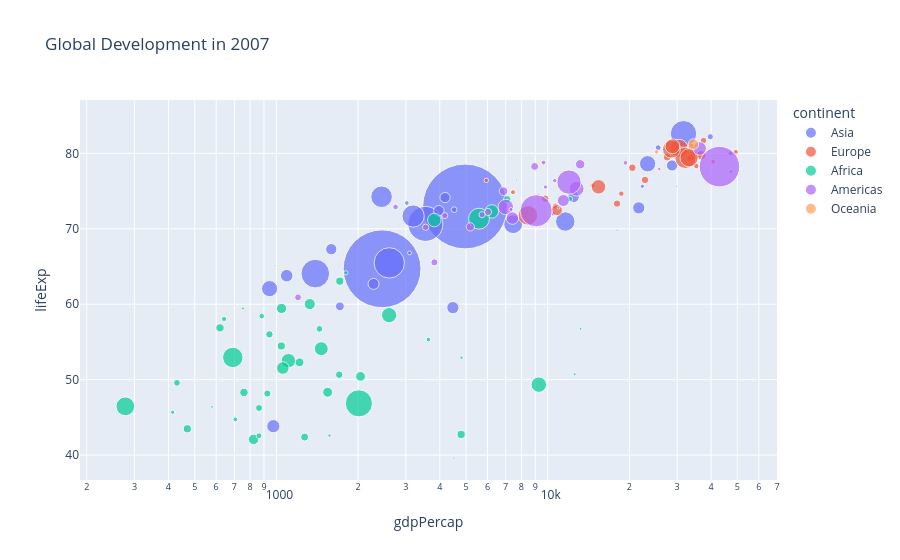
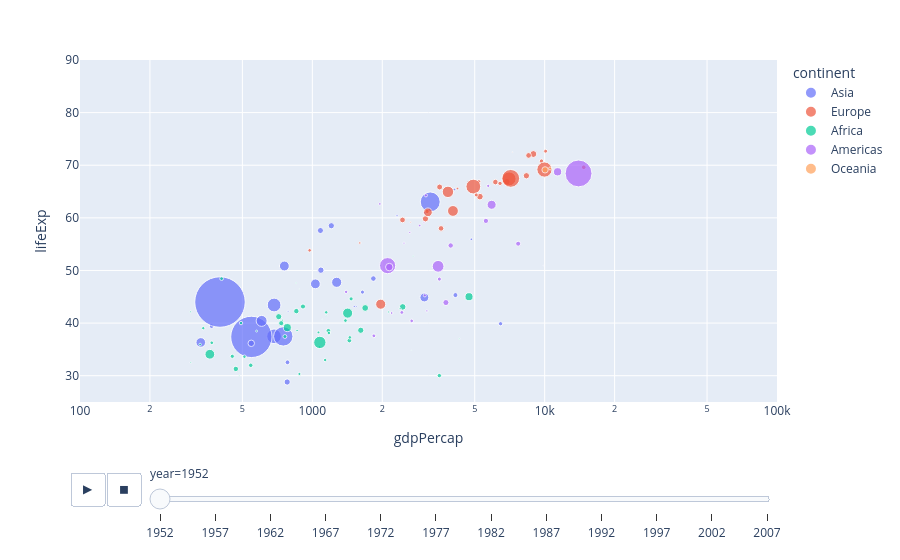

These figures' notebook cell, in order:
### Markdown cell above
---

# 📘 Module 1: Plotly Express & Multi-Dimensional Scatter

## 🧠 1. Theory & Fun Fact
**Plotly Express (px)** is a high-level API that lets you create complex, interactive plots with a single line of code. 
💡 **Fun Fact:** Unlike Matplotlib, Plotly plots are rendered as HTML/JavaScript. You can zoom, pan, hover, and toggle legends natively in the browser!

## 💡 2. Mental Model
Think of Plotly Express as a **Swiss Army Knife**. You pass your DataFrame, and map columns to visual aesthetics (`x`, `y`, `color`, `size`, `hover_name`, `animation_frame`).

## 📊 3. Visual Diagram
```text
Standard Scatter:      Multi-Dimensional Scatter:
Y (Life Exp)           Y (Life Exp)
|  *                     |  🔴 (Large, Asia)
| *                      |  🔵 (Small, Europe)
+------- X (GDP)         +------- X (GDP)
                         Size = Population
                         Color = Continent
```

## 💻 4. Code Example: The Ultimate Scatter & Animation

### Code cell
# 1. Multi-Dimensional Scatter (Year 2007)
fig = px.scatter(
    df_gapminder.query("year == 2007"), 
    x="gdpPercap", y="lifeExp", 
    size="pop", color="continent", 
    hover_name="country", 
    log_x=True, size_max=60,
    title="Global Development in 2007"
)
fig.show()

# 2. Animation (Time Travel!)
fig_anim = px.scatter(
    df_gapminder, 
    x="gdpPercap", y="lifeExp", 
    animation_frame="year", animation_group="country",
    size="pop", color="continent", 
    hover_name="country", 
    log_x=True, size_max=55, 
    range_x=[100, 100000], range_y=[25, 90]
)
fig_anim.show()

### Figure 1 — Plotly figure (JSON) as saved in the notebook; plotly's stock layout.template omitted (floating-point values rounded to 4 significant figures)
{"data": [{"hovertemplate": "<b>%{hovertext}</b><br><br>continent=Asia<br>gdpPercap=%{x}<br>lifeExp=%{y}<br>pop=%{marker.size}<extra></extra>", "hovertext": ["Afghanistan", "Bahrain", "Bangladesh", "Cambodia", "China", "Hong Kong, China", "India", "Indonesia", "Iran", "Iraq", "Israel", "Japan", "Jordan", "Korea, Dem. Rep.", "Korea, Rep.", "Kuwait", "Lebanon", "Malaysia", "Mongolia", "Myanmar", "Nepal", "Oman", "Pakistan", "Philippines", "Saudi Arabia", "Singapore", "Sri Lanka", "Syria", "Taiwan", "Thailand", "Vietnam", "West Bank and Gaza", "Yemen, Rep."], "legendgroup": "Asia", "marker": {"color": "#636efa", "size": [31889923, 708573, 150448339, 14131858, 1318683096, 6980412, 1110396331, 223547000, 69453570, 27499638, 6426679, 127467972, 6053193, 23301725, 49044790, 2505559, 3921278, 24821286, 2874127, 47761980, 28901790, 3204897, 169270617, 91077287, 27601038, 4553009, 20378239, 19314747, 23174294, 65068149, 85262356, 4018332, 22211743], "sizemode": "area", "sizeref": 366300.0, "symbol": "circle"}, "mode": "markers", "name": "Asia", "orientation": "v", "showlegend": true, "type": "scatter", "x": [974.6, 29800.0, 1391.0, 1714.0, 4959.0, 39720.0, 2452.0, 3541.0, 11610.0, 4471.0, 25520.0, 31660.0, 4519.0, 1593.0, 23350.0, 47310.0, 10460.0, 12450.0, 3096.0, 944.0, 1091.0, 22320.0, 2606.0, 3190.0, 21650.0, 47140.0, 3970.0, 4185.0, 28720.0, 7458.0, 2442.0, 3025.0, 2281.0], "xaxis": "x", "y": [43.83, 75.64, 64.06, 59.72, 72.96, 82.21, 64.7, 70.65, 70.96, 59.55, 80.75, 82.6, 72.53, 67.3, 78.62, 77.59, 71.99, 74.24, 66.8, 62.07, 63.78, 75.64, 65.48, 71.69, 72.78, 79.97, 72.4, 74.14, 78.4, 70.62, 74.25, 73.42, 62.7], "yaxis": "y"}, {"hovertemplate": "<b>%{hovertext}</b><br><br>continent=Europe<br>gdpPercap=%{x}<br>lifeExp=%{y}<br>pop=%{marker.size}<extra></extra>", "hovertext": ["Albania", "Austria", "Belgium", "Bosnia and Herzegovina", "Bulgaria", "Croatia", "Czech Republic", "Denmark", "Finland", "France", "Germany", "Greece", "Hungary", "Iceland", "Ireland", "Italy", "Montenegro", "Netherlands", "Norway", "Poland", "Portugal", "Romania", "Serbia", "Slovak Republic", "Slovenia", "Spain", "Sweden", "Switzerland", "Turkey", "United Kingdom"], "legendgroup": "Europe", "marker": {"color": "#EF553B", "size": [3600523, 8199783, 10392226, 4552198, 7322858, 4493312, 10228744, 5468120, 5238460, 61083916, 82400996, 10706290, 9956108, 301931, 4109086, 58147733, 684736, 16570613, 4627926, 38518241, 10642836, 22276056, 10150265, 5447502, 2009245, 40448191, 9031088, 7554661, 71158647, 60776238], "sizemode": "area", "sizeref": 366300.0, "symbol": "circle"}, "mode": "markers", "name": "Europe", "orientation": "v", "showlegend": true, "type": "scatter", "x": [5937.0, 36130.0, 33690.0, 7446.0, 10680.0, 14620.0, 22830.0, 35280.0, 33210.0, 30470.0, 32170.0, 27540.0, 18010.0, 36180.0, 40680.0, 28570.0, 9254.0, 36800.0, 49360.0, 15390.0, 20510.0, 10810.0, 9787.0, 18680.0, 25770.0, 28820.0, 33860.0, 37510.0, 8458.0, 33200.0], "xaxis": "x", "y": [76.42, 79.83, 79.44, 74.85, 73.0, 75.75, 76.49, 78.33, 79.31, 80.66, 79.41, 79.48, 73.34, 81.76, 78.89, 80.55, 74.54, 79.76, 80.2, 75.56, 78.1, 72.48, 74.0, 74.66, 77.93, 80.94, 80.88, 81.7, 71.78, 79.42], "yaxis": "y"}, {"hovertemplate": "<b>%{hovertext}</b><br><br>continent=Africa<br>gdpPercap=%{x}<br>lifeExp=%{y}<br>pop=%{marker.size}<extra></extra>", "hovertext": ["Algeria", "Angola", "Benin", "Botswana", "Burkina Faso", "Burundi", "Cameroon", "Central African Republic", "Chad", "Comoros", "Congo, Dem. Rep.", "Congo, Rep.", "Cote d'Ivoire", "Djibouti", "Egypt", "Equatorial Guinea", "Eritrea", "Ethiopia", "Gabon", "Gambia", "Ghana", "Guinea", "Guinea-Bissau", "Kenya", "Lesotho", "Liberia", "Libya", "Madagascar", "Malawi", "Mali", "Mauritania", "Mauritius", "Morocco", "Mozambique", "Namibia", "Niger", "Nigeria", "Reunion", "Rwanda", "Sao Tome and Principe", "Senegal", "Sierra Leone", "Somalia", "South Africa", "Sudan", "Swaziland", "Tanzania", "Togo", "Tunisia", "Uganda", "Zambia", "Zimbabwe"], "legendgroup": "Africa", "marker": {"color": "#00cc96", "size": [33333216, 12420476, 8078314, 1639131, 14326203, 8390505, 17696293, 4369038, 10238807, 710960, 64606759, 3800610, 18013409, 496374, 80264543, 551201, 4906585, 76511887, 1454867, 1688359, 22873338, 9947814, 1472041, 35610177, 2012649, 3193942, 6036914, 19167654, 13327079, 12031795, 3270065, 1250882, 33757175, 19951656, 2055080, 12894865, 135031164, 798094, 8860588, 199579, 12267493, 6144562, 9118773, 43997828, 42292929, 1133066, 38139640, 5701579, 10276158, 29170398, 11746035, 12311143], "sizemode": "area", "sizeref": 366300.0, "symbol": "circle"}, "mode": "markers", "name": "Africa", "orientation": "v", "showlegend": true, "type": "scatter", "x": [6223.0, 4797.0, 1441.0, 12570.0, 1217.0, 430.1, 2042.0, 706.0, 1704.0, 986.1, 277.6, 3633.0, 1545.0, 2082.0, 5581.0, 12150.0, 641.4, 690.8, 13210.0, 752.7, 1328.0, 942.7, 579.2, 1463.0, 1569.0, 414.5, 12060.0, 1045.0, 759.3, 1043.0, 1803.0, 10960.0, 3820.0, 823.7, 4811.0, 619.7, 2014.0, 7670.0, 863.1, 1598.0, 1712.0, 862.5, 926.1, 9270.0, 2602.0, 4513.0, 1107.0, 883.0, 7093.0, 1056.0, 1271.0, 469.7], "xaxis": "x", "y": [72.3, 42.73, 56.73, 50.73, 52.3, 49.58, 50.43, 44.74, 50.65, 65.15, 46.46, 55.32, 48.33, 54.79, 71.34, 51.58, 58.04, 52.95, 56.73, 59.45, 60.02, 56.01, 46.39, 54.11, 42.59, 45.68, 73.95, 59.44, 48.3, 54.47, 64.16, 72.8, 71.16, 42.08, 52.91, 56.87, 46.86, 76.44, 46.24, 65.53, 63.06, 42.57, 48.16, 49.34, 58.56, 39.61, 52.52, 58.42, 73.92, 51.54, 42.38, 43.49], "yaxis": "y"}, {"hovertemplate": "<b>%{hovertext}</b><br><br>continent=Americas<br>gdpPercap=%{x}<br>lifeExp=%{y}<br>pop=%{marker.size}<extra></extra>", "hovertext": ["Argentina", "Bolivia", "Brazil", "Canada", "Chile", "Colombia", "Costa Rica", "Cuba", "Dominican Republic", "Ecuador", "El Salvador", "Guatemala", "Haiti", "Honduras", "Jamaica", "Mexico", "Nicaragua", "Panama", "Paraguay", "Peru", "Puerto Rico", "Trinidad and Tobago", "United States", "Uruguay", "Venezuela"], "legendgroup": "Americas", "marker": {"color": "#ab63fa", "size": [40301927, 9119152, 190010647, 33390141, 16284741, 44227550, 4133884, 11416987, 9319622, 13755680, 6939688, 12572928, 8502814, 7483763, 2780132, 108700891, 5675356, 3242173, 6667147, 28674757, 3942491, 1056608, 301139947, 3447496, 26084662], "sizemode": "area", "sizeref": 366300.0, "symbol": "circle"}, "mode": "markers", "name": "Americas", "orientation": "v", "showlegend": true, "type": "scatter", "x": [12780.0, 3822.0, 9066.0, 36320.0, 13170.0, 7007.0, 9645.0, 8948.0, 6025.0, 6873.0, 5728.0, 5186.0, 1202.0, 3548.0, 7321.0, 11980.0, 2749.0, 9809.0, 4173.0, 7409.0, 19330.0, 18010.0, 42950.0, 10610.0, 11420.0], "xaxis": "x", "y": [75.32, 65.55, 72.39, 80.65, 78.55, 72.89, 78.78, 78.27, 72.23, 74.99, 71.88, 70.26, 60.92, 70.2, 72.57, 76.19, 72.9, 75.54, 71.75, 71.42, 78.75, 69.82, 78.24, 76.38, 73.75], "yaxis": "y"}, {"hovertemplate": "<b>%{hovertext}</b><br><br>continent=Oceania<br>gdpPercap=%{x}<br>lifeExp=%{y}<br>pop=%{marker.size}<extra></extra>", "hovertext": ["Australia", "New Zealand"], "legendgroup": "Oceania", "marker": {"color": "#FFA15A", "size": [20434176, 4115771], "sizemode": "area", "sizeref": 366300.0, "symbol": "circle"}, "mode": "markers", "name": "Oceania", "orientation": "v", "showlegend": true, "type": "scatter", "x": [34440.0, 25190.0], "xaxis": "x", "y": [81.23, 80.2], "yaxis": "y"}], "layout": {"legend": {"itemsizing": "constant", "title": {"text": "continent"}, "tracegroupgap": 0}, "title": {"text": "Global Development in 2007"}, "xaxis": {"anchor": "y", "domain": [0, 1], "title": {"text": "gdpPercap"}, "type": "log"}, "yaxis": {"anchor": "x", "domain": [0, 1], "title": {"text": "lifeExp"}}}}

### Figure 2 — Plotly figure (JSON) as saved in the notebook; plotly's stock layout.template omitted (floating-point values rounded to 4 significant figures)
{"data": [{"hovertemplate": "<b>%{hovertext}</b><br><br>continent=Asia<br>year=1952<br>gdpPercap=%{x}<br>lifeExp=%{y}<br>pop=%{marker.size}<extra></extra>", "hovertext": ["Afghanistan", "Bahrain", "Bangladesh", "Cambodia", "China", "Hong Kong, China", "India", "Indonesia", "Iran", "Iraq", "Israel", "Japan", "Jordan", "Korea, Dem. Rep.", "Korea, Rep.", "Kuwait", "Lebanon", "Malaysia", "Mongolia", "Myanmar", "Nepal", "Oman", "Pakistan", "Philippines", "Saudi Arabia", "Singapore", "Sri Lanka", "Syria", "Taiwan", "Thailand", "Vietnam", "West Bank and Gaza", "Yemen, Rep."], "ids": ["Afghanistan", "Bahrain", "Bangladesh", "Cambodia", "China", "Hong Kong, China", "India", "Indonesia", "Iran", "Iraq", "Israel", "Japan", "Jordan", "Korea, Dem. Rep.", "Korea, Rep.", "Kuwait", "Lebanon", "Malaysia", "Mongolia", "Myanmar", "Nepal", "Oman", "Pakistan", "Philippines", "Saudi Arabia", "Singapore", "Sri Lanka", "Syria", "Taiwan", "Thailand", "Vietnam", "West Bank and Gaza", "Yemen, Rep."], "legendgroup": "Asia", "marker": {"color": "#636efa", "size": [8425333, 120447, 46886859, 4693836, 556263527, 2125900, 372000000, 82052000, 17272000, 5441766, 1620914, 86459025, 607914, 8865488, 20947571, 160000, 1439529, 6748378, 800663, 20092996, 9182536, 507833, 41346560, 22438691, 4005677, 1127000, 7982342, 3661549, 8550362, 21289402, 26246839, 1030585, 4963829], "sizemode": "area", "sizeref": 435900.0, "symbol": "circle"}, "mode": "markers", "name": "Asia", "orientation": "v", "showlegend": true, "type": "scatter", "x": [779.4, 9867.0, 684.2, 368.5, 400.4, 3054.0, 546.6, 749.7, 3035.0, 4130.0, 4087.0, 3217.0, 1547.0, 1088.0, 1031.0, 108400.0, 4835.0, 1831.0, 786.6, 331.0, 545.9, 1828.0, 684.6, 1273.0, 6460.0, 2315.0, 1084.0, 1643.0, 1207.0, 757.8, 605.1, 1516.0, 781.7], "xaxis": "x", "y": [28.8, 50.94, 37.48, 39.42, 44.0, 60.96, 37.37, 37.47, 44.87, 45.32, 65.39, 63.03, 43.16, 50.06, 47.45, 55.56, 55.93, 48.46, 42.24, 36.32, 36.16, 37.58, 43.44, 47.75, 39.88, 60.4, 57.59, 45.88, 58.5, 50.85, 40.41, 43.16, 32.55], "yaxis": "y"}, {"hovertemplate": "<b>%{hovertext}</b><br><br>continent=Europe<br>year=1952<br>gdpPercap=%{x}<br>lifeExp=%{y}<br>pop=%{marker.size}<extra></extra>", "hovertext": ["Albania", "Austria", "Belgium", "Bosnia and Herzegovina", "Bulgaria", "Croatia", "Czech Republic", "Denmark", "Finland", "France", "Germany", "Greece", "Hungary", "Iceland", "Ireland", "Italy", "Montenegro", "Netherlands", "Norway", "Poland", "Portugal", "Romania", "Serbia", "Slovak Republic", "Slovenia", "Spain", "Sweden", "Switzerland", "Turkey", "United Kingdom"], "ids": ["Albania", "Austria", "Belgium", "Bosnia and Herzegovina", "Bulgaria", "Croatia", "Czech Republic", "Denmark", "Finland", "France", "Germany", "Greece", "Hungary", "Iceland", "Ireland", "Italy", "Montenegro", "Netherlands", "Norway", "Poland", "Portugal", "Romania", "Serbia", "Slovak Republic", "Slovenia", "Spain", "Sweden", "Switzerland", "Turkey", "United Kingdom"], "legendgroup": "Europe", "marker": {"color": "#EF553B", "size": [1282697, 6927772, 8730405, 2791000, 7274900, 3882229, 9125183, 4334000, 4090500, 42459667, 69145952, 7733250, 9504000, 147962, 2952156, 47666000, 413834, 10381988, 3327728, 25730551, 8526050, 16630000, 6860147, 3558137, 1489518, 28549870, 7124673, 4815000, 22235677, 50430000], "sizemode": "area", "sizeref": 435900.0, "symbol": "circle"}, "mode": "markers", "name": "Europe", "orientation": "v", "showlegend": true, "type": "scatter", "x": [1601.0, 6137.0, 8343.0, 973.5, 2444.0, 3119.0, 6876.0, 9692.0, 6425.0, 7030.0, 7144.0, 3531.0, 5264.0, 7268.0, 5210.0, 4931.0, 2648.0, 8942.0, 10100.0, 4029.0, 3068.0, 3145.0, 3581.0, 5075.0, 4215.0, 3834.0, 8528.0, 14730.0, 1969.0, 9980.0], "xaxis": "x", "y": [55.23, 66.8, 68.0, 53.82, 59.6, 61.21, 66.87, 70.78, 66.55, 67.41, 67.5, 65.86, 64.03, 72.49, 66.91, 65.94, 59.16, 72.13, 72.67, 61.31, 59.82, 61.05, 58.0, 64.36, 65.57, 64.94, 71.86, 69.62, 43.59, 69.18], "yaxis": "y"}, {"hovertemplate": "<b>%{hovertext}</b><br><br>continent=Africa<br>year=1952<br>gdpPercap=%{x}<br>lifeExp=%{y}<br>pop=%{marker.size}<extra></extra>", "hovertext": ["Algeria", "Angola", "Benin", "Botswana", "Burkina Faso", "Burundi", "Cameroon", "Central African Republic", "Chad", "Comoros", "Congo, Dem. Rep.", "Congo, Rep.", "Cote d'Ivoire", "Djibouti", "Egypt", "Equatorial Guinea", "Eritrea", "Ethiopia", "Gabon", "Gambia", "Ghana", "Guinea", "Guinea-Bissau", "Kenya", "Lesotho", "Liberia", "Libya", "Madagascar", "Malawi", "Mali", "Mauritania", "Mauritius", "Morocco", "Mozambique", "Namibia", "Niger", "Nigeria", "Reunion", "Rwanda", "Sao Tome and Principe", "Senegal", "Sierra Leone", "Somalia", "South Africa", "Sudan", "Swaziland", "Tanzania", "Togo", "Tunisia", "Uganda", "Zambia", "Zimbabwe"], "ids": ["Algeria", "Angola", "Benin", "Botswana", "Burkina Faso", "Burundi", "Cameroon", "Central African Republic", "Chad", "Comoros", "Congo, Dem. Rep.", "Congo, Rep.", "Cote d'Ivoire", "Djibouti", "Egypt", "Equatorial Guinea", "Eritrea", "Ethiopia", "Gabon", "Gambia", "Ghana", "Guinea", "Guinea-Bissau", "Kenya", "Lesotho", "Liberia", "Libya", "Madagascar", "Malawi", "Mali", "Mauritania", "Mauritius", "Morocco", "Mozambique", "Namibia", "Niger", "Nigeria", "Reunion", "Rwanda", "Sao Tome and Principe", "Senegal", "Sierra Leone", "Somalia", "South Africa", "Sudan", "Swaziland", "Tanzania", "Togo", "Tunisia", "Uganda", "Zambia", "Zimbabwe"], "legendgroup": "Africa", "marker": {"color": "#00cc96", "size": [9279525, 4232095, 1738315, 442308, 4469979, 2445618, 5009067, 1291695, 2682462, 153936, 14100005, 854885, 2977019, 63149, 22223309, 216964, 1438760, 20860941, 420702, 284320, 5581001, 2664249, 580653, 6464046, 748747, 863308, 1019729, 4762912, 2917802, 3838168, 1022556, 516556, 9939217, 6446316, 485831, 3379468, 33119096, 257700, 2534927, 60011, 2755589, 2143249, 2526994, 14264935, 8504667, 290243, 8322925, 1219113, 3647735, 5824797, 2672000, 3080907], "sizemode": "area", "sizeref": 435900.0, "symbol": "circle"}, "mode": "markers", "name": "Africa", "orientation": "v", "showlegend": true, "type": "scatter", "x": [2449.0, 3521.0, 1063.0, 851.2, 543.3, 339.3, 1173.0, 1071.0, 1179.0, 1103.0, 780.5, 2126.0, 1389.0, 2670.0, 1419.0, 375.6, 328.9, 362.1, 4293.0, 485.2, 911.3, 510.2, 299.9, 853.5, 298.8, 575.6, 2388.0, 1443.0, 369.2, 452.3, 743.1, 1968.0, 1688.0, 468.5, 2424.0, 761.9, 1077.0, 2719.0, 493.3, 879.6, 1450.0, 879.8, 1136.0, 4725.0, 1616.0, 1148.0, 716.7, 859.8, 1468.0, 734.8, 1147.0, 406.9], "xaxis": "x", "y": [43.08, 30.02, 38.22, 47.62, 31.98, 39.03, 38.52, 35.46, 38.09, 40.72, 39.14, 42.11, 40.48, 34.81, 41.89, 34.48, 35.93, 34.08, 37.0, 30.0, 43.15, 33.61, 32.5, 42.27, 42.14, 38.48, 42.72, 36.68, 36.26, 33.69, 40.54, 50.99, 42.87, 31.29, 41.73, 37.44, 36.32, 52.72, 40.0, 46.47, 37.28, 30.33, 32.98, 45.01, 38.63, 41.41, 41.22, 38.6, 44.6, 39.98, 42.04, 48.45], "yaxis": "y"}, {"hovertemplate": "<b>%{hovertext}</b><br><br>continent=Americas<br>year=1952<br>gdpPercap=%{x}<br>lifeExp=%{y}<br>pop=%{marker.size}<extra></extra>", "hovertext": ["Argentina", "Bolivia", "Brazil", "Canada", "Chile", "Colombia", "Costa Rica", "Cuba", "Dominican Republic", "Ecuador", "El Salvador", "Guatemala", "Haiti", "Honduras", "Jamaica", "Mexico", "Nicaragua", "Panama", "Paraguay", "Peru", "Puerto Rico", "Trinidad and Tobago", "United States", "Uruguay", "Venezuela"], "ids": ["Argentina", "Bolivia", "Brazil", "Canada", "Chile", "Colombia", "Costa Rica", "Cuba", "Dominican Republic", "Ecuador", "El Salvador", "Guatemala", "Haiti", "Honduras", "Jamaica", "Mexico", "Nicaragua", "Panama", "Paraguay", "Peru", "Puerto Rico", "Trinidad and Tobago", "United States", "Uruguay", "Venezuela"], "legendgroup": "Americas", "marker": {"color": "#ab63fa", "size": [17876956, 2883315, 56602560, 14785584, 6377619, 12350771, 926317, 6007797, 2491346, 3548753, 2042865, 3146381, 3201488, 1517453, 1426095, 30144317, 1165790, 940080, 1555876, 8025700, 2227000, 662850, 157553000, 2252965, 5439568], "sizemode": "area", "sizeref": 435900.0, "symbol": "circle"}, "mode": "markers", "name": "Americas", "orientation": "v", "showlegend": true, "type": "scatter", "x": [5911.0, 2677.0, 2109.0, 11370.0, 3940.0, 2144.0, 2627.0, 5587.0, 1398.0, 3522.0, 3048.0, 2428.0, 1840.0, 2195.0, 2899.0, 3478.0, 3112.0, 2480.0, 1952.0, 3759.0, 3082.0, 3023.0, 13990.0, 5717.0, 7690.0], "xaxis": "x", "y": [62.48, 40.41, 50.92, 68.75, 54.74, 50.64, 57.21, 59.42, 45.93, 48.36, 45.26, 42.02, 37.58, 41.91, 58.53, 50.79, 42.31, 55.19, 62.65, 43.9, 64.28, 59.1, 68.44, 66.07, 55.09], "yaxis": "y"}, {"hovertemplate": "<b>%{hovertext}</b><br><br>continent=Oceania<br>year=1952<br>gdpPercap=%{x}<br>lifeExp=%{y}<br>pop=%{marker.size}<extra></extra>", "hovertext": ["Australia", "New Zealand"], "ids": ["Australia", "New Zealand"], "legendgroup": "Oceania", "marker": {"color": "#FFA15A", "size": [8691212, 1994794], "sizemode": "area", "sizeref": 435900.0, "symbol": "circle"}, "mode": "markers", "name": "Oceania", "orientation": "v", "showlegend": true, "type": "scatter", "x": [10040.0, 10560.0], "xaxis": "x", "y": [69.12, 69.39], "yaxis": "y"}], "layout": {"legend": {"itemsizing": "constant", "title": {"text": "continent"}, "tracegroupgap": 0}, "margin": {"t": 60}, "sliders": [{"active": 0, "currentvalue": {"prefix": "year="}, "len": 0.9, "pad": {"b": 10, "t": 60}, "steps": [{"args": [["1952"], {"frame": {"duration": 0, "redraw": false}, "fromcurrent": true, "mode": "immediate", "transition": {"duration": 0, "easing": "linear"}}], "label": "1952", "method": "animate"}, {"args": [["1957"], {"frame": {"duration": 0, "redraw": false}, "fromcurrent": true, "mode": "immediate", "transition": {"duration": 0, "easing": "linear"}}], "label": "1957", "method": "animate"}, {"args": [["1962"], {"frame": {"duration": 0, "redraw": false}, "fromcurrent": true, "mode": "immediate", "transition": {"duration": 0, "easing": "linear"}}], "label": "1962", "method": "animate"}, {"args": [["1967"], {"frame": {"duration": 0, "redraw": false}, "fromcurrent": true, "mode": "immediate", "transition": {"duration": 0, "easing": "linear"}}], "label": "1967", "method": "animate"}, {"args": [["1972"], {"frame": {"duration": 0, "redraw": false}, "fromcurrent": true, "mode": "immediate", "transition": {"duration": 0, "easing": "linear"}}], "label": "1972", "method": "animate"}, {"args": [["1977"], {"frame": {"duration": 0, "redraw": false}, "fromcurrent": true, "mode": "immediate", "transition": {"duration": 0, "easing": "linear"}}], "label": "1977", "method": "animate"}, {"args": [["1982"], {"frame": {"duration": 0, "redraw": false}, "fromcurrent": true, "mode": "immediate", "transition": {"duration": 0, "easing": "linear"}}], "label": "1982", "method": "animate"}, {"args": [["1987"], {"frame": {"duration": 0, "redraw": false}, "fromcurrent": true, "mode": "immediate", "transition": {"duration": 0, "easing": "linear"}}], "label": "1987", "method": "animate"}, {"args": [["1992"], {"frame": {"duration": 0, "redraw": false}, "fromcurrent": true, "mode": "immediate", "transition": {"duration": 0, "easing": "linear"}}], "label": "1992", "method": "animate"}, {"args": [["1997"], {"frame": {"duration": 0, "redraw": false}, "fromcurrent": true, "mode": "immediate", "transition": {"duration": 0, "easing": "linear"}}], "label": "1997", "method": "animate"}, {"args": [["2002"], {"frame": {"duration": 0, "redraw": false}, "fromcurrent": true, "mode": "immediate", "transition": {"duration": 0, "easing": "linear"}}], "label": "2002", "method": "animate"}, {"args": [["2007"], {"frame": {"duration": 0, "redraw": false}, "fromcurrent": true, "mode": "immediate", "transition": {"duration": 0, "easing": "linear"}}], "label": "2007", "method": "animate"}], "x": 0.1, "xanchor": "left", "y": 0, "yanchor": "top"}], "updatemenus": [{"buttons": [{"args": [null, {"frame": {"duration": 500, "redraw": false}, "fromcurrent": true, "mode": "immediate", "transition": {"duration": 500, "easing": "linear"}}], "label": "&#9654;", "method": "animate"}, {"args": [[null], {"frame": {"duration": 0, "redraw": false}, "fromcurrent": true, "mode": "immediate", "transition": {"duration": 0, "easing": "linear"}}], "label": "&#9724;", "method": "animate"}], "direction": "left", "pad": {"r": 10, "t": 70}, "showactive": false, "type": "buttons", "x": 0.1, "xanchor": "right", "y": 0, "yanchor": "top"}], "xaxis": {"anchor": "y", "domain": [0, 1], "range": [2, 5], "title": {"text": "gdpPercap"}, "type": "log"}, "yaxis": {"anchor": "x", "domain": [0, 1], "range": [25, 90], "title": {"text": "lifeExp"}}}}
